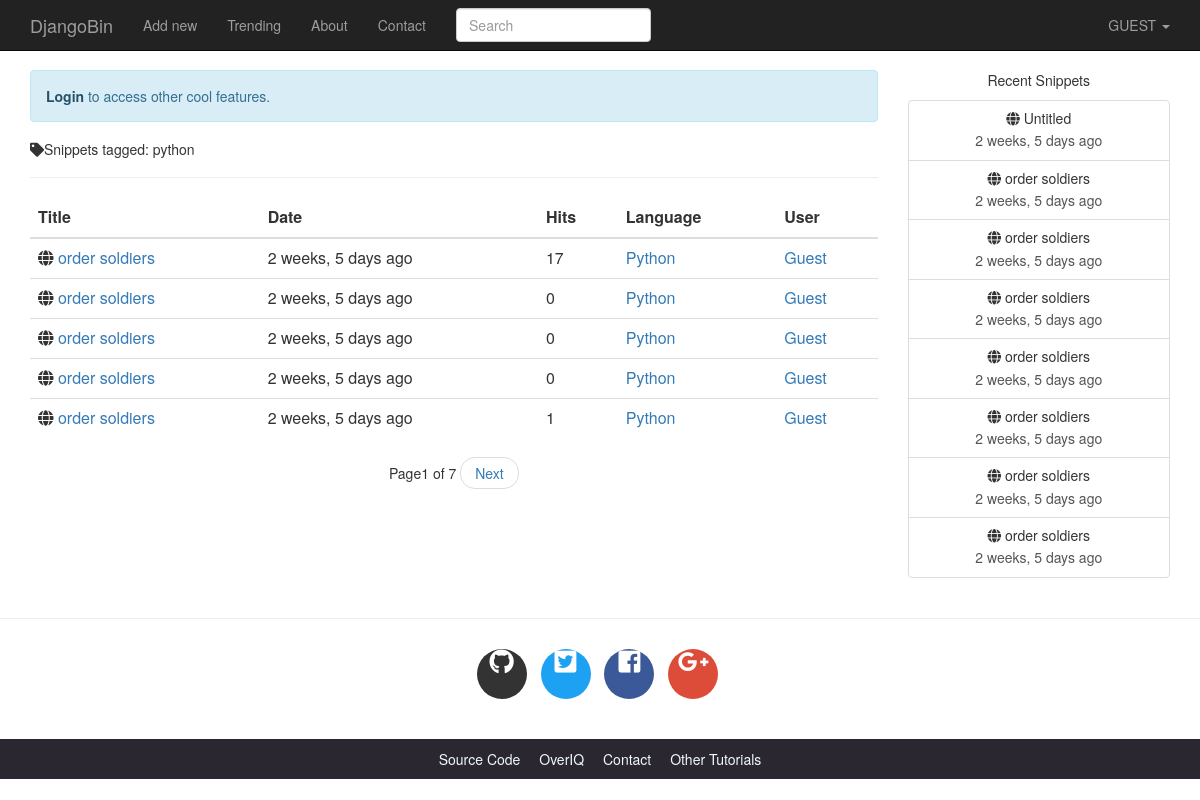
Screenshot of /tag/python/ with the database file from the repository.
### djangobin/models.py (models this page shows, shortened)
class Tag(models.Model):
    name=models.CharField(max_length=200, unique=True)
    slug=models.CharField(max_length=200, unique=True)
    class Meta:
        ordering=['name']

class Snippet(models.Model):
    title=models.CharField(max_length=100, blank=True)
    original_code=models.TextField()
    highlighted_code=models.TextField(help_text='Contains syntax highlighted code - Read only')
    expiration=models.CharField(max_length=10, choices=Pref.expiration_choices)
    exposure=models.CharField(max_length=10, choices=Pref.exposure_choices)
    hits=models.IntegerField(default=0, help_text='Read only field. Will be updated after every visit to snippet.')
    slug=models.SlugField(help_text='Read only field. Will be filled automatically.')
    created_on=models.DateTimeField(auto_now_add=True)
    language=models.ForeignKey(Language, on_delete=models.CASCADE)
    user=models.ForeignKey(User, on_delete=models.CASCADE)
    tags=models.ManyToManyField('Tag', blank=True)
    def get_absolute_url(self):
        return reverse('djangobin:snippet_detail', args=[self.slug])
    class Meta:
        ordering=['-created_on']

class Language(models.Model):
    name=models.CharField(max_length=100)
    lang_code=models.CharField(max_length=100, unique=True, verbose_name="Language Code")
    slug=models.SlugField(max_length=100, unique=True)
    mime=models.CharField(max_length=100, help_text='MIME to use when sending snippet')
    file_extension=models.CharField(max_length=10)
    created_on=models.DateTimeField(auto_now_add=True)
    updated_on=models.DateTimeField(auto_now=True)
    def __str__(self):
        return self.name
    class Meta:
        ordering=['name']

### djangobin/views.py (the view)
# urls.py: url('^tag/(?P<tag>[\w-]+)/$', views.tag_list, name='tag_list'),
def tag_list(request, tag):
    t=get_object_or_404(Tag, name=tag)
    snippet_list=get_list_or_404(t.snippet_set)
    snippets=paginate_result(request, snippet_list, 5)
    return render(request, 'djangobin/tag_list.html', {'snippets':snippets, 'tag':t})

### djangobin/context_processors.py (called while the page is built)
def recent_snippets(request):
    return dict(recent_snippets=Snippet.objects.filter(exposure='public').order_by('-id')[:8])

### djangobin/utils.py (called while the page is built)
def paginate_result(request, object_list, item_per_page):
    paginator=Paginator(object_list, item_per_page)
    page=request.GET.get('page')
    try:
        results=paginator.page(page)
    except PageNotAnInteger:
        results=paginator.page(1)
    except EmptyPage:
        results=paginator.page(paginator.num_pages)
    return results

### djangobin/templates/djangobin/tag_list.html (shortened to what this page needs)
{% extends 'djangobin/base.html' %}
{% load static %}
{% load humanize %}
{% block main %}
    <h5><i class="fas fa-tag"></i>Snippets tagged: {{ tag.name }}</h5>
    <hr>
    <table class="table">
        <thead>
            <tr>
                <th>Title</th>
                <th>Date</th>
                <th>Hits</th>
                <th>Language</th>
                <th>User</th>
            </tr>
        </thead>
        <tbody>
            {% for snippet in snippets %}
                <tr>
                    <td><i class="fas fa-globe"></i>
                    <a href="{{ snippet.get_absolute_url }}">{{ snippet.title|default:"Untitled" }}</a>
                    </td>
                    <td>{{ snippet.created_on|naturaltime }}</td>
                    <td>{{ snippet.hits }}</td>
                    <td><a href="{% url 'djangobin:trending_snippets' snippet.language.slug %}">{{ snippet.language }}</a></td>
                    {% if not snippet.user.profile.private %}
                        <td><a href="{{ snippet.user.profile.get_absolute_url }}">{{ snippet.user.username|title }}</a></td>
                    {% else %}
                        <td>-</td>
                    {% endif %}
                </tr>
            {% endfor %}
        </tbody>
    </table>
    {% if snippets.paginator.num_pages > 1 %}
        <nav aria-label="...">
            <ul class="pager">
                <li>Page{{ snippets.number }} of {{ snippets.paginator.num_pages }}</li>
                {% if snippets.has_next %}
                    <li><a href="?page={{ snippets.next_page_number }}">Next</a></li>
                {% endif %}
            </ul>
        </nav>
    {% endif %}
{% endblock %}

### djangobin/templates/djangobin/base.html (shortened to what this page needs)
<html lang="en">
<head>
    {% load static %}
    {% load humanize %}
    <link rel="stylesheet" href="{% static 'djangobin/css/bootstrap.min.css' %}" >
    <link rel="stylesheet" href="{% static 'djangobin/css/bootstrap-select.min.css' %}" >
    <link href="https://use.fontawesome.com/releases/v5.0.7/css/all.css" rel="stylesheet">
    <link rel="stylesheet" href="{% static 'djangobin/css/main.css' %}">
    <link rel="stylesheet" href="{% static 'djangobin/css/default.css' %}">
</head>
<body>
<nav class="navbar navbar-default navbar-inverse navbar-fixed-top">
    <div class="container">
        <div class="navbar-header">
            <a class="navbar-brand" href="{% url 'djangobin:index' %}">DjangoBin</a>
        </div>
        <div class="collapse navbar-collapse" id="bs-example-navbar-collapse-1">
            <ul class="nav navbar-nav">
                <li {% if request.path == '/' %}class='active'{% endif %} >
                    <a href="{% url 'djangobin:index' %}">Add new</a>
                </li>
                <li {% if request.path == '/trending/' %}class='active'{% endif %}>
                    <a href="{% url 'djangobin:trending_snippets' %}">Trending<span class="sr-only">(current)</span></a>
                </li>
                <li {% if request.path == '/about/' %}class='active'{% endif %}>
                    <a href="">About</a>
                </li>
                <li {% if request.path == '/contact/' %}class='active'{% endif %}>
                    <a href="{% url 'djangobin:contact' %}">Contact</a>
                </li>
            </ul>
            <form action="" class="navbar-form navbar-left" method="get">
                <div class="form-group">
                    <input type="text" name="query" class="form-control" placeholder="Search" value="">
                </div>
            </form>
            <ul class="nav navbar-nav navbar-right">
                <li class="dropdown">
                    <a href="#" class="dropdown-toggle" data-toggle="dropdown" role="button"
                       aria-haspopup="true" aria-expanded="false">
                        {% if request.user.is_authenticated %}
                            {{ request.user.username|upper }}
                        {% else %}
                            GUEST
                        {% endif %}
                        <span class="caret"></span>
                    </a>
                </li>
            </ul>
        </div>
    </div>
</nav>
<div class="container">
    <div class="row">
        <div class="col-lg-9 col-md-9">
            {% if not request.user.is_authenticated and not request.path == '/login/'  %}
                <p class="alert alert-info">
                    <a href="{% url 'djangobin:login' %}?next={{ request.path }}" class="alert-link">Login</a> to access other cool features.
                </p>
            {% endif %}
            {% block main %}{% endblock %}
        </div>
        <div class="col-lg-3 col-md-3 text-center hidden-sm hidden-xs">
            <p>Recent Snippets</p>
            <div class="list-group">
                {% for recent_snippet in recent_snippets %}
                <a href="{{ recent_snippet.get_absolute_url }}" class="list-group-item">
                    <h5 class="list-group-item-heading"><span class="fas fa-globe">
                    </span> {{ recent_snippet.title }}</h5>
                    <p class="list-group-item-text">{{ recent_snippet.created_on|naturaltime }}</p>
                </a>
                {% endfor %}
            </div>
        </div>
    </div>
</div>
<hr>
<footer>
    <div class="social-icons">
        <div class="container text-center">
            <ul class="list-inline">
                <li class="list-inline-item social-github">
                    <a href="https://github.com/">
                        <i class="fab fa-github"></i>
                    </a>
                </li>
                <li class="list-inline-item social-twitter">
                    <a href="https://twitter.com/">
                        <i class="fab fa-twitter-square"></i>
                    </a>
                </li>
                <li class="list-inline-item social-facebook">
                    <a href="https://www.facebook.com/">
                        <i class="fab fa-facebook-square"></i>
                    </a>
                </li>
                <li class="list-inline-item social-google-plus">
                    <a href="https://plus.google.com/">
                        <i class="fab fa-google-plus-g"></i>
                    </a>
                </li>
            </ul>
        </div>
    </div>
    <div class="main-footer">
        <div class="container text-center">
            <ul>
                <li><a href="#">Source Code</a></li>
                <li><a href="#">OverIQ</a></li>
                <li><a href="#">Contact</a></li>
                <li><a href="#">Other Tutorials</a></li>
            </ul>
        </div>
    </div>
</footer>
</body>
</html>

### djangobin/static/djangobin/css/main.css (style rules this page uses)
body { padding-top: 70px; }
.social-icons { margin: 30px 0; }
footer .social-icons ul.list-inline li a { display: block; width: 50px; height: 50px; color: #fff; border-radius: 100%; font-size: 25px; line-height: 50px; }
footer .social-icons ul.list-inline li.social-github a { background-color: #333; transition: all .2s ease-in-out; }
footer .social-icons ul.list-inline li.social-twitter a { background-color: #1da1f2; transition: all .2s ease-in-out; }
footer .social-icons ul.list-inline li.social-facebook a { background-color: #3b5998; transition: all .2s ease-in-out; }
footer .social-icons ul.list-inline li.social-google-plus a { background-color: #dd4b39; transition: all .2s ease-in-out; }
.main-footer { background-color: #2a2730; }
.main-footer ul { margin-top: 10px; padding-left: 0; }
.main-footer li { display: inline; }
.main-footer li a { color: aliceblue; }
.main-footer li+ li { margin-left: 15px; }

### rows the page displays
Tag: name "python"
Snippet: title "order soldiers", created_on "2 weeks, 5 days ago", hits "17", language "Python", user.username "Guest"
Snippet: title "order soldiers", created_on "2 weeks, 5 days ago", hits "0", language "Python", user.username "Guest"
Snippet: title "order soldiers", created_on "2 weeks, 5 days ago", hits "0", language "Python", user.username "Guest"
Snippet: title "order soldiers", created_on "2 weeks, 5 days ago", hits "0", language "Python", user.username "Guest"
Snippet: title "order soldiers", created_on "2 weeks, 5 days ago", hits "1", language "Python", user.username "Guest"
Snippet: title "Untitled", created_on "2 weeks, 5 days ago"
Snippet: title "order soldiers", created_on "2 weeks, 5 days ago"
Snippet: title "order soldiers", created_on "2 weeks, 5 days ago"

### other values shown
{{ snippets.number }} "1"
{{ snippets.paginator.num_pages }} "7"
